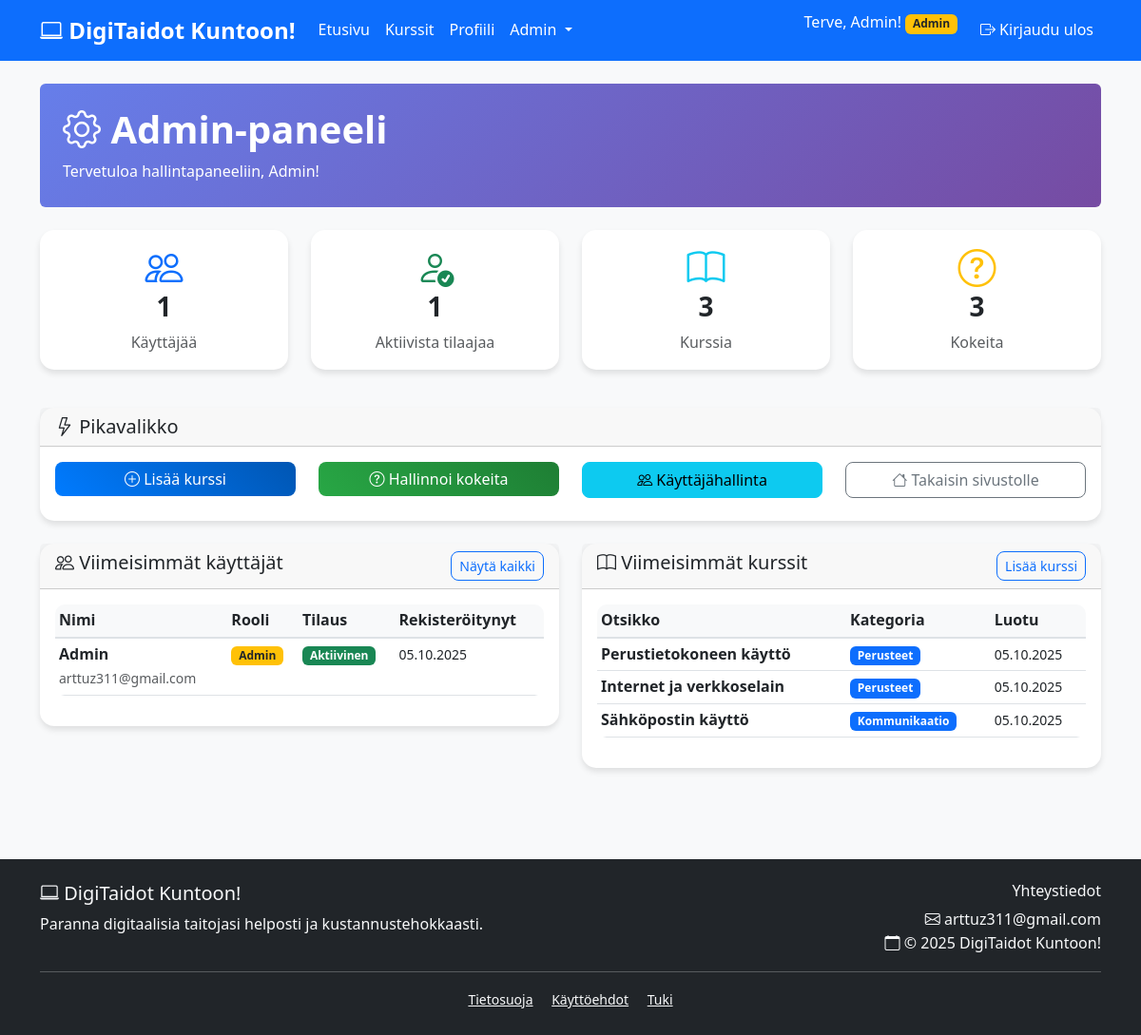
Screenshot of /digitaidot/admin/index.php (signed in) with the database file from the repository.
### tables this page shows
CREATE TABLE users (
  id INT AUTO_INCREMENT PRIMARY KEY,
  name VARCHAR(100) NOT NULL,
  email VARCHAR(150) UNIQUE NOT NULL,
  password VARCHAR(255) NOT NULL,
  role ENUM('ADMIN','USER') DEFAULT 'USER',
  subscription_active BOOLEAN DEFAULT FALSE,
  subscription_end DATE NULL,
  created_at TIMESTAMP DEFAULT CURRENT_TIMESTAMP
);

CREATE TABLE courses (
  id INT AUTO_INCREMENT PRIMARY KEY,
  title VARCHAR(255) NOT NULL,
  description TEXT,
  category VARCHAR(100),
  difficulty VARCHAR(50),
  age_group VARCHAR(50),
  created_at TIMESTAMP DEFAULT CURRENT_TIMESTAMP
);

### digitaidot/includes/auth.php (called while the page is built, shortened)
<?php
require_once 'db.php';
$auth = new Auth($pdo);
?>

### digitaidot/includes/functions.php (called while the page is built, shortened)
<?php
require_once 'auth.php';
class Functions {
    public function formatDate($date) {
        $timestamp = strtotime($date);
        return date('d.m.Y', $timestamp);
    }
}
$functions = new Functions($pdo, $auth);
?>

### digitaidot/admin/index.php (the view, shortened to what this page needs)
<?php
require_once '../includes/db.php';
require_once '../includes/auth.php';
require_once '../includes/functions.php';
$functions->requireAdmin();
$stats = [];
$stmt = $pdo->prepare("SELECT COUNT(*) as total_users FROM users");
$stmt->execute();
$stats['users'] = $stmt->fetch()['total_users'];
$stmt = $pdo->prepare("SELECT COUNT(*) as active_subscribers FROM users WHERE subscription_active = 1");
$stmt->execute();
$stats['subscribers'] = $stmt->fetch()['active_subscribers'];
$stmt = $pdo->prepare("SELECT COUNT(*) as total_courses FROM courses");
$stmt->execute();
$stats['courses'] = $stmt->fetch()['total_courses'];
$stmt = $pdo->prepare("SELECT COUNT(*) as total_quizzes FROM quizzes");
$stmt->execute();
$stats['quizzes'] = $stmt->fetch()['total_quizzes'];
$stmt = $pdo->prepare("SELECT name, email, role, subscription_active, created_at FROM users ORDER BY created_at DESC LIMIT 5");
$stmt->execute();
$recent_users = $stmt->fetchAll();
$stmt = $pdo->prepare("SELECT title, category, created_at FROM courses ORDER BY created_at DESC LIMIT 5");
$stmt->execute();
$recent_courses = $stmt->fetchAll();
include '../includes/header.php';
?>
<div class="container py-4">
    <div class="row mb-4">
        <div class="col-12">
            <div class="admin-header bg-primary text-white p-4 rounded">
                <h1 class="fw-bold mb-2">
                    <i class="bi bi-gear"></i> Admin-paneeli
                </h1>
                <p class="mb-0">Tervetuloa hallintapaneeliin, <?php echo htmlspecialchars($_SESSION['user_name']); ?>!</p>
            </div>
        </div>
    </div>
    <div class="row mb-4">
        <div class="col-md-3 mb-3">
            <div class="card text-center">
                <div class="card-body">
                    <i class="bi bi-people display-6 text-primary mb-2"></i>
                    <h3 class="fw-bold"><?php echo $stats['users']; ?></h3>
                    <p class="text-muted mb-0">Käyttäjää</p>
                </div>
            </div>
        </div>
        <div class="col-md-3 mb-3">
            <div class="card text-center">
                <div class="card-body">
                    <i class="bi bi-person-check display-6 text-success mb-2"></i>
                    <h3 class="fw-bold"><?php echo $stats['subscribers']; ?></h3>
                    <p class="text-muted mb-0">Aktiivista tilaajaa</p>
                </div>
            </div>
        </div>
        <div class="col-md-3 mb-3">
            <div class="card text-center">
                <div class="card-body">
                    <i class="bi bi-book display-6 text-info mb-2"></i>
                    <h3 class="fw-bold"><?php echo $stats['courses']; ?></h3>
                    <p class="text-muted mb-0">Kurssia</p>
                </div>
            </div>
        </div>
        <div class="col-md-3 mb-3">
            <div class="card text-center">
                <div class="card-body">
                    <i class="bi bi-question-circle display-6 text-warning mb-2"></i>
                    <h3 class="fw-bold"><?php echo $stats['quizzes']; ?></h3>
                    <p class="text-muted mb-0">Kokeita</p>
                </div>
            </div>
        </div>
    </div>
    <div class="row mb-4">
        <div class="col-12">
            <div class="card">
                <div class="card-header">
                    <h5 class="mb-0"><i class="bi bi-lightning"></i> Pikavalikko</h5>
                </div>
                <div class="card-body">
                    <div class="row">
                        <div class="col-md-3 mb-2">
                            <a href="add_course.php" class="btn btn-primary w-100">
                                <i class="bi bi-plus-circle"></i> Lisää kurssi
                            </a>
                        </div>
                        <div class="col-md-3 mb-2">
                            <a href="quizzes.php" class="btn btn-success w-100">
                                <i class="bi bi-question-circle"></i> Hallinnoi kokeita
                            </a>
                        </div>
                        <div class="col-md-3 mb-2">
                            <a href="users.php" class="btn btn-info w-100">
                                <i class="bi bi-people"></i> Käyttäjähallinta
                            </a>
                        </div>
                        <div class="col-md-3 mb-2">
                            <a href="../dashboard.php" class="btn btn-outline-secondary w-100">
                                <i class="bi bi-house"></i> Takaisin sivustolle
                            </a>
                        </div>
                    </div>
                </div>
            </div>
        </div>
    </div>
    <div class="row">
        <div class="col-lg-6 mb-4">
            <div class="card">
                <div class="card-header">
                    <h5 class="mb-0">
                        <i class="bi bi-people"></i> Viimeisimmät käyttäjät
                        <a href="users.php" class="btn btn-sm btn-outline-primary float-end">Näytä kaikki</a>
                    </h5>
                </div>
                <div class="card-body">
                    <?php if (empty($recent_users)): ?>
                        <p class="text-muted">Ei käyttäjiä vielä.</p>
                    <?php else: ?>
                        <div class="table-responsive">
                            <table class="table table-sm">
                                <thead>
                                    <tr>
                                        <th>Nimi</th>
                                        <th>Rooli</th>
                                        <th>Tilaus</th>
                                        <th>Rekisteröitynyt</th>
                                    </tr>
                                </thead>
                                <tbody>
                                    <?php foreach ($recent_users as $user): ?>
                                    <tr>
                                        <td>
                                            <strong><?php echo htmlspecialchars($user['name']); ?></strong><br>
                                            <small class="text-muted"><?php echo htmlspecialchars($user['email']); ?></small>
                                        </td>
                                        <td>
                                            <?php if ($user['role'] === 'ADMIN'): ?>
                                                <span class="badge bg-warning text-dark">Admin</span>
                                            <?php else: ?>
                                                <span class="badge bg-secondary">Käyttäjä</span>
                                            <?php endif; ?>
                                        </td>
                                        <td>
                                            <?php if ($user['subscription_active']): ?>
                                                <span class="badge bg-success">Aktiivinen</span>
                                            <?php else: ?>
                                                <span class="badge bg-secondary">Ei tilausta</span>
                                            <?php endif; ?>
                                        </td>
                                        <td>
                                            <small><?php echo $functions->formatDate($user['created_at']); ?></small>
                                        </td>
                                    </tr>
                                    <?php endforeach; ?>
                                </tbody>
                            </table>
                        </div>
                    <?php endif; ?>
                </div>
            </div>
        </div>
        <div class="col-lg-6 mb-4">
            <div class="card">
                <div class="card-header">
                    <h5 class="mb-0">
                        <i class="bi bi-book"></i> Viimeisimmät kurssit
                        <a href="add_course.php" class="btn btn-sm btn-outline-primary float-end">Lisää kurssi</a>
                    </h5>
                </div>
                <div class="card-body">
                    <?php if (empty($recent_courses)): ?>
                        <p class="text-muted">Ei kursseja vielä.</p>
                    <?php else: ?>
                        <div class="table-responsive">
                            <table class="table table-sm">
                                <thead>
                                    <tr>
                                        <th>Otsikko</th>
                                        <th>Kategoria</th>
                                        <th>Luotu</th>
                                    </tr>
                                </thead>
                                <tbody>
                                    <?php foreach ($recent_courses as $course): ?>
                                    <tr>
                                        <td>
                                            <strong><?php echo htmlspecialchars($course['title']); ?></strong>
                                        </td>
                                        <td>
                                            <span class="badge bg-primary"><?php echo htmlspecialchars($course['category']); ?></span>
                                        </td>
                                        <td>
                                            <small><?php echo $functions->formatDate($course['created_at']); ?></small>
                                        </td>
                                    </tr>
                                    <?php endforeach; ?>
                                </tbody>
                            </table>
                        </div>
                    <?php endif; ?>
                </div>
            </div>
        </div>
    </div>
</div>
<?php include '../includes/footer.php'; ?>

### digitaidot/css/style.css (style rules this page uses)
body { font-family: 'Segoe UI', Tahoma, Geneva, Verdana, sans-serif; line-height: 1.6; background-color: #f8f9fa; }
.card { border: none; border-radius: 15px; box-shadow: 0 4px 6px rgba(0, 0, 0, 0.1); transition: transform 0.3s ease, box-shadow 0.3s ease; }
.btn { border-radius: 8px; font-weight: 500; transition: all 0.3s ease; }
.btn-primary { background: linear-gradient(45deg, #007bff, #0056b3); border: none; }
.btn-success { background: linear-gradient(45deg, #28a745, #1e7e34); border: none; }
.admin-header { background: linear-gradient(135deg, #667eea 0%, #764ba2 100%); }
.table { border-radius: 10px; overflow: hidden; }
.table thead th { background-color: #f8f9fa; border-bottom: 2px solid #dee2e6; font-weight: 600; }

### rows the page displays
users: name "Admin", email "arttuz311@gmail.com", role "Admin", subscription_active "Aktiivinen", created_at "05.10.2025"
courses: title "Perustietokoneen käyttö", category "Perusteet", created_at "05.10.2025"
courses: title "Internet ja verkkoselain", category "Perusteet", created_at "05.10.2025"
courses: title "Sähköpostin käyttö", category "Kommunikaatio", created_at "05.10.2025"

### other values shown
$_SESSION['user_name'] "Admin"
$stats['users'] "1"
$stats['subscribers'] "1"
$stats['courses'] "3"
$stats['quizzes'] "3"
